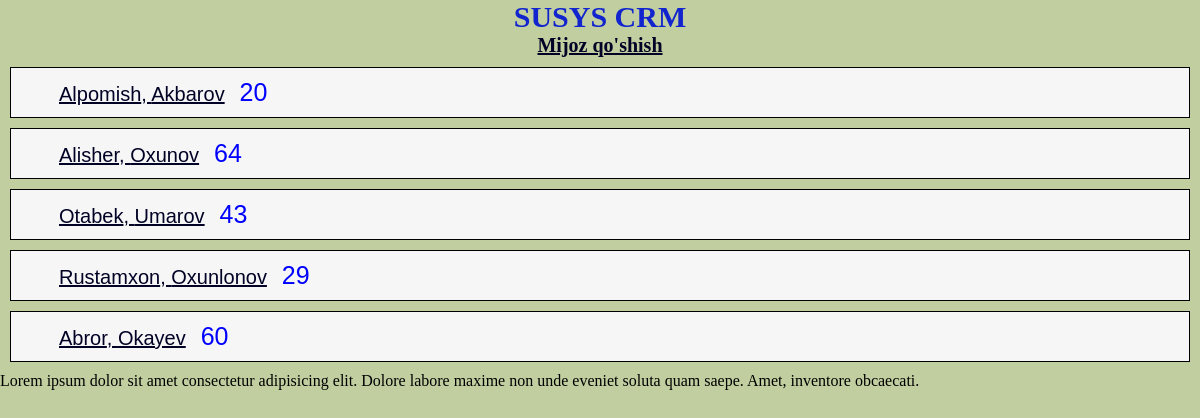
Screenshot of /leads/ with the database file from the repository.
### leads/models.py (models this page shows, shortened)
class Lead(models.Model):
  fristName = models.CharField(max_length=20)
  lastName = models.CharField(max_length=20)
  age = models.IntegerField(default=0)
  email = models.EmailField(max_length=50)
  agent = models.ForeignKey("Agent", blank = True, on_delete=models.CASCADE)

### leads/views.py (the view)
# urls.py: path('', leads_list),
def leads_list(request):
  leads = models.Lead.objects.all()
  context = {
    "leads": leads,
  }
  return render(request, "leads_list.html", context)

### template/leads_list.html (shortened to what this page needs)
<!DOCTYPE html>
<html lang="en">
<head>
  <link rel="stylesheet" href="/static/css/main.css">
</head>
<body>
  <h1>SUSYS CRM</h1>
  <h3><a href="/leads/create/">Mijoz qo'shish</a></h3>
  {% for lead in leads %}
  <div class="mijoz">
    <a href="/leads/{{ lead.pk }}/ ">{{ lead.fristName }}, {{ lead.lastName }}</a>
    {{ lead.age }}
  </div>
  {% endfor %}
  <p>
    Lorem ipsum dolor sit amet consectetur adipisicing elit. Dolore labore maxime non unde eveniet soluta quam saepe.
    Amet, inventore obcaecati.
  </p>
</body>
</html>

### static/css/main.css (style rules this page uses)
* { margin: 0; padding: 0; background: rgb(193, 207, 160); }
div { padding: 10px 40px; margin: 10px; border: 1px solid black; background-color: #f6f6f6; font-size: 25px; font-family: Arial, Helvetica, sans-serif; width: 100wh; color: blue; }
h1 { text-align: center; color: rgb(17, 36, 206); font-size: 30px; }
a { font-size: 20px; margin: 8px; text-align: center; color: rgb(1, 2, 37); background: none; }
h3 { text-align: center; color: rgb(14, 41, 4); }

### rows the page displays
Lead: fristName "Alpomish", lastName "Akbarov", age "20"
Lead: fristName "Alisher", lastName "Oxunov", age "64"
Lead: fristName "Otabek", lastName "Umarov", age "43"
Lead: fristName "Rustamxon", lastName "Oxunlonov", age "29"
Lead: fristName "Abror", lastName "Okayev", age "60"
